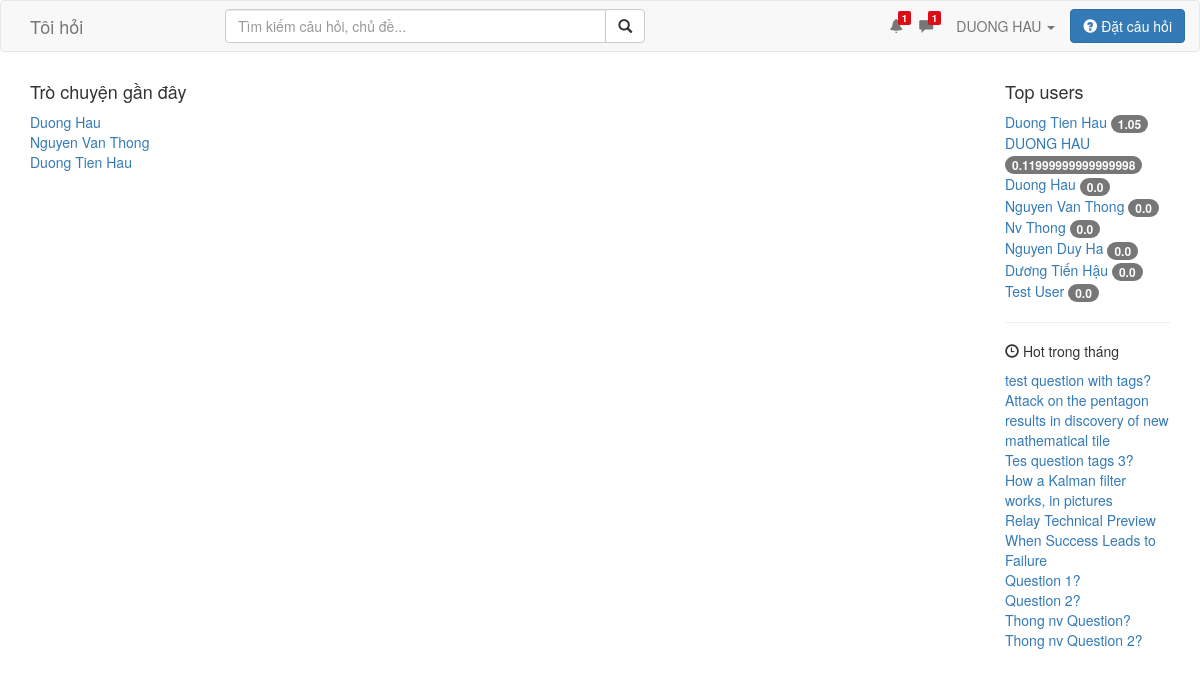
/message/all/ (signed in), run on the app's committed database.
### accounts/models.py (models this page shows, shortened)
class UserProfile(models.Model):
    user=models.OneToOneField(User, unique=True, related_name='profile')
    website=models.URLField(max_length=100,blank=True)
    avatar=models.ImageField(upload_to=get_profile_url,blank=True)
    address=models.CharField(blank=True, max_length=255)
    birthday=models.DateField(null=True)
    gender=models.CharField(blank=True, choices=(('Nam','Nam'),('Nữ','Nữ')), max_length=10)
    bio=models.TextField(blank=True)
    rank=models.FloatField(default=0)
    follows_count=models.IntegerField(default=0)
    followers_count=models.IntegerField(default=0)
    follows=models.ManyToManyField('self', related_name='followers', blank=True, symmetrical=False)
    follow_tags=models.ManyToManyField(Tag, related_name='tag_followers', blank=True)
    @property
    def fullname(self):
        return self.user.first_name+" "+self.user.last_name
    @property
    def username(self):
        return self.user.username

### messenger/models.py (models this page shows, shortened)
class Conversation(models.Model):
    user_one=models.ForeignKey(UserProfile, related_name='user_ones', null=True)
    user_two=models.ForeignKey(UserProfile, related_name='user_twos', null=True)
    create=models.DateTimeField(auto_now_add=True)

### question/models.py (models this page shows, shortened)
class CommonFields(models.Model):
    content=models.TextField()
    is_active=models.BooleanField(default=True)
    create=models.DateTimeField(auto_now_add=True)
    modify=models.DateTimeField(auto_now=True)
    votes_count=models.IntegerField(default=0)
    downvotes_count=models.IntegerField(default=0)
    rank=models.FloatField(default=0)
    class Meta:
        abstract = True

class Question(CommonFields):
    title=models.CharField(blank=False, max_length=255)
    author=models.ForeignKey(UserProfile, related_name='user_questions')
    tags=models.ManyToManyField(Tag, related_name='tag_questions')
    slug=models.SlugField(blank=True, max_length=255)
    votes=models.ManyToManyField(UserProfile, related_name='user_question_votes')
    downvotes=models.ManyToManyField(UserProfile, related_name='user_question_downvotes')

### messenger/views.py (the view)
class AllConversationView(LoginRequiredMixin,View):
    def get(self, request):
        return render(request,'conversation_all.html',{})

### accounts/templatetags/user_template.py (called while the page is built)
@register.inclusion_tag('top_users.html')
def top_users():
    profiles=UserProfile.objects.all().order_by('-rank')[:10]
    args={}
    args['profiles']=profiles
    return args

### messenger/templatetags/messenger_template.py (called while the page is built)
@register.inclusion_tag('new_message_count.html', takes_context=True)
def message_count(context):
    request=context['request']
    count=Message.objects.filter(recipient=request.user.profile,read=None).count()
    args={}
    args['count']=count
    return args

@register.inclusion_tag('my_conversations.html', takes_context=True)
def my_conversations(context):
    request=context['request']
    profile=request.user.profile
    conversations=Conversation.objects.filter(Q(user_one=profile)|Q(user_two=profile))
    args={}
    args['profile']=profile
    args['conversations']=conversations
    return args

### notification/templatetags/notification_template.py (called while the page is built)
@register.inclusion_tag('new_notification_count.html', takes_context=True)
def notification_count(context):
    request=context['request']
    count=Notification.objects.filter(recipient=request.user.profile,is_read=False).count()
    args={}
    args['count']=count
    return args

### question/templatetags/question_template.py (called while the page is built)
@register.inclusion_tag('trending_questions.html')
def trending_questions():
    args={}
    today = datetime.now()
    questions=Question.objects.filter(create__year=today.year,create__month=today.month).order_by('-rank')[:10]
    args['questions']=questions
    return args

### messenger/templates/conversation_all.html
{%extends "conversation_base.html"%}

### templates/include/_header.html (shortened to what this page needs)
{%load notification_template%}
{%load messenger_template%}
{%load staticfiles%}
<nav class="navbar navbar-default" role="navigation">
    <div class="container">
        <div class="row">
            <div class="col-md-2">
                <div class="navbar-header">
                    <a class="navbar-brand" href="{% url "index" %}">Tôi hỏi</a>
                </div>
            </div>
            <div class="col-md-5 search-form">
                <form class="navbar-form" action="/search/" role="search" method="post">
                    <div class="row">
                    <div class="input-group col-md-12">
                        <input type="text" class="form-control" placeholder="Tìm kiếm câu hỏi, chủ đề..." name="term" id="searchtext">
                        <div class="input-group-btn">
                            <button class="btn btn-default" id="search" type="submit">
                                <i class="glyphicon glyphicon-search"></i>
                            </button>
                        </div>
                    </div>
                    </div>
                </form>
            </div>
            {%if user.is_authenticated%}
                <a href="{% url 'question:add' %}" class="btn btn-primary pull-right" id="addquestion"><span class="glyphicon glyphicon-question-sign"></span> Đặt câu hỏi</a>
            {%endif%}
            <ul class="nav navbar-nav pull-right">
                {% if user.is_authenticated %}
                    <li class="activities"><a id="notificationnew" href="#">
                    <span class="glyphicon glyphicon-bell"></span>
                    {%notification_count%}</a>
                    </li>
                    <li class="activities">
                        <a id="messagenew" href="#"><span class="glyphicon glyphicon-comment"></span>{%message_count%}</a>
                    </li>
                    <li class="dropdown">
                        <a href="#" class="dropdown-toggle" data-toggle="dropdown">{{user.profile.fullname}}
                            <b class="caret"></b>
                        </a>
                    </li>
                {% else %}
                    <li><a href="{% url 'user:login' %}">Đăng nhập</a></li>
                    <li><a href="{% url 'user:register' %}">Đăng ký</a></li>
                {% endif %}
            </ul>
        </div>
    </div>
</nav>

### messenger/templates/my_conversations.html
<div class="recent-conversation">
    <h4>Trò chuyện gần đây</h4>
    {%if conversations%}
        <div class="conversations">
            {%for conversation in conversations%}
                <div class="item">
                    {%ifequal profile conversation.user_one%}
                    <a href="{% url 'message:view_conversation' conversation.user_two.username%}">
                        {{conversation.user_two.fullname}}
                    </a>
                    {%else%}
                    <a href="{% url 'message:view_conversation' conversation.user_one.username%}">
                        {{conversation.user_one.fullname}}
                    </a>
                    {%endifequal%}
                </div>
            {%endfor%}
        </div>
    {%endif%}
</div>

### accounts/templates/top_users.html
{%if profiles %}
    <h4>Top users</h4>
    <div class="top-users">
        {%for profile in profiles%}
            <div class="item">
                <a href="{% url 'user:profile' profile.username %}">{{profile.fullname}}</a>
                <span class="badge">{{profile.rank}}</span>
            </div>
        {%endfor%}
    </div>
{%endif%}

### question/templates/trending_questions.html
{%if questions%}
    <div class="widget-title">
        <h5><span class="glyphicon glyphicon-time"></span> Hot trong tháng</h5>
    </div>
    <div class="trending-questions">
    {%for question in questions%}
        <div class="item">
            <a href="{% url 'question:detail' question.pk question.slug %}">{{question.title}}</a>
        </div>
    {%endfor%}
    </div>
{%endif%}

### static/css/hoidap.css (style rules this page uses)
#addquestion { margin-top: 8px; }
#notificationnew, #messagenew { padding-left: 8px; padding-right: 8px; position: relative; }
.activities { position: relative; }
form.navbar-form { position: relative; }

### data on the page
Conversation: user_two.fullname "Duong Hau"
Conversation: user_two.fullname "Nguyen Van Thong"
Conversation: user_one.fullname "Duong Tien Hau"
UserProfile: fullname "Duong Tien Hau", rank "1.05"
UserProfile: fullname "DUONG HAU", rank "0.11999999999999998"
UserProfile: fullname "Duong Hau", rank "0.0"
UserProfile: fullname "Nguyen Van Thong", rank "0.0"
UserProfile: fullname "Nv Thong", rank "0.0"
UserProfile: fullname "Nguyen Duy Ha", rank "0.0"
UserProfile: fullname "Dương Tiến Hậu", rank "0.0"
UserProfile: fullname "Test User", rank "0.0"
Question: title "test question with tags?"
Question: title "Attack on the pentagon results in discovery of new mathematical tile"
Question: title "Tes question tags 3?"
Question: title "How a Kalman filter works, in pictures"
Question: title "Relay Technical Preview"
Question: title "When Success Leads to Failure"
Question: title "Question 1?"
Question: title "Question 2?"
Question: title "Thong nv Question?"
Question: title "Thong nv Question 2?"

### other printed values
{{ count }} "1"
{{ user.profile.fullname }} "DUONG HAU"
